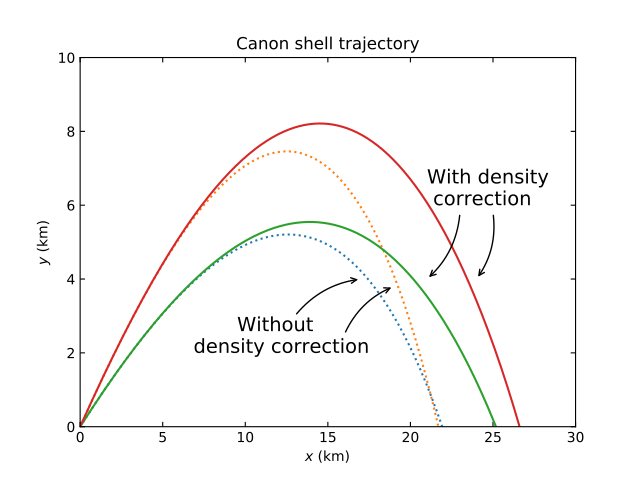

Write the Python code that produced this figure.
import numpy as np
import matplotlib.pyplot as plt

x0 = 0
y0 = 0
dt = 0.1
b2 = 4 * 10**(-5)
g = 9.81

angleDeg = [35, 45]
angleRad = [i*np.pi/180 for i in angleDeg]
plt.figure()

for i, angle in enumerate(angleRad):
    v = 700
    vx = v*np.cos(angle)
    vy = v*np.sin(angle)
    x = [x0]
    y = [y0]

    while y[-1] >= 0:
        x += [x[-1] + vx*dt]
        vx = vx - b2 * v * vx *dt
        y += [y[-1] + vy*dt]
        vy = vy - g*dt - b2*v*vy*dt
        v = np.sqrt(vx**2 + vy**2)
    
    plt.plot(np.array(x)/1000, np.array(y)/1000, ':')

for i, angle in enumerate(angleRad):
    v = 700
    vx = v*np.cos(angle)
    vy = v*np.sin(angle)
    x = [x0]
    y = [y0]

    while y[-1] >= 0:
        x += [x[-1] + vx*dt]
        vx = vx - b2 * v * vx * dt * np.exp(-y[-1]/1e4)
        y += [y[-1] + vy*dt]
        vy = vy - g*dt - b2*v*vy*dt*np.exp(-y[-1]/1e4)
        v = np.sqrt(vx**2 + vy**2)
    
    plt.plot(np.array(x)/1000, np.array(y)/1000)

plt.xlim((0,30))
plt.ylim((0,10))
plt.tick_params(direction = 'in', top = True, right = True)
plt.xlabel("$x$ (km)")
plt.ylabel("$y$ (km)")
plt.title("Canon shell trajectory")
plt.annotate(s='', xy=(21,4),xytext=(23,5.8),arrowprops=dict(arrowstyle='->',connectionstyle="arc3,rad=-.2"))
plt.annotate(s='', xy=(24,4),xytext=(25,5.8),arrowprops=dict(arrowstyle='->',connectionstyle="arc3,rad=-.2"))
plt.text(21, 6, "With density \n correction", size = 14)
plt.annotate(s='', xy=(17,4), xytext=(13,3), arrowprops=dict(arrowstyle='->', connectionstyle="arc3,rad=-.2"))
plt.annotate(s='', xy=(19,3.8), xytext=(16,2.5), arrowprops=dict(arrowstyle='->', connectionstyle="arc3,rad=-.2"))
plt.text(12, 2, "Without \n density correction", size = 14, horizontalalignment = "center")

plt.show()
